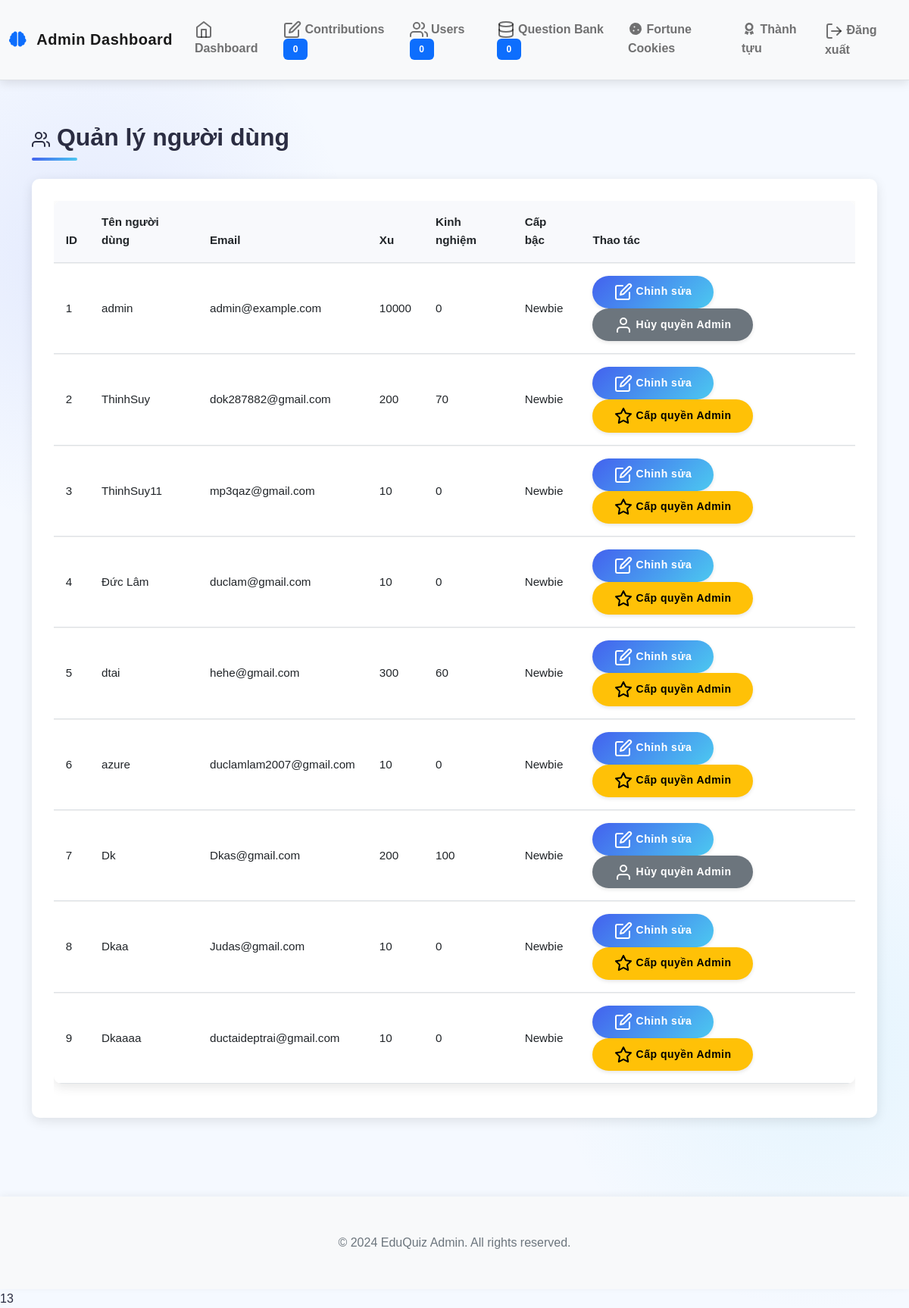
Before: /admin_users (signed in) with the older database file.
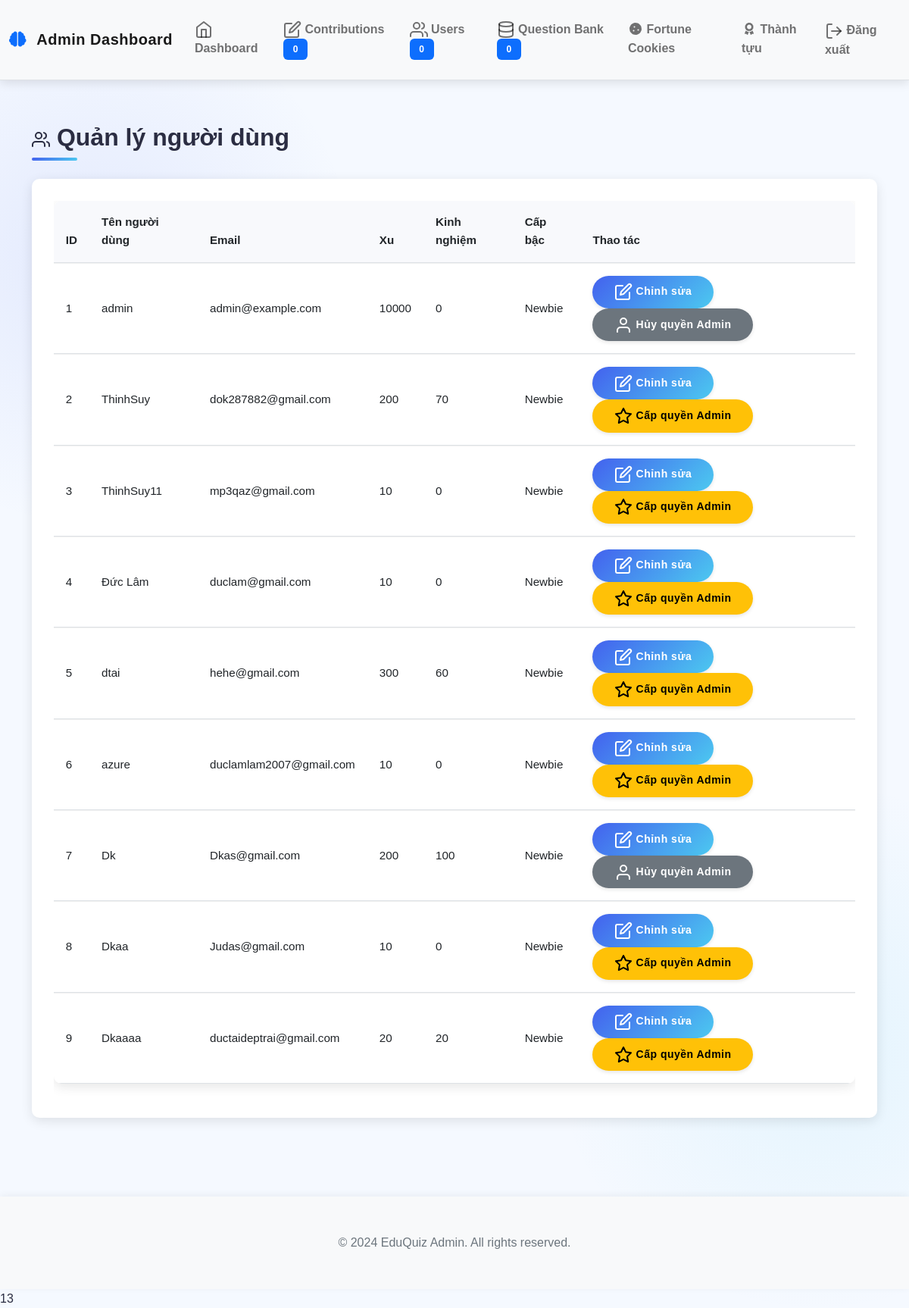
After: the same page with the newer database file.
### models.py (models this page shows, shortened)
class User(UserMixin, db.Model):
    id = db.Column(db.Integer, primary_key=True)
    username = db.Column(db.String(64), unique=True, nullable=False)
    email = db.Column(db.String(120), unique=True, nullable=False)
    password_hash = db.Column(db.String(256))
    coins = db.Column(db.Integer, default=10)  # New users start with 10 coins
    experience = db.Column(db.Integer, default=0)  # Experience points
    rank = db.Column(db.String(50), default='Newbie')
    is_admin = db.Column(db.Boolean, default=False)
    contributions = db.relationship('Contribution', backref='author', lazy=True)
    inventory_items = db.relationship('InventoryItem', backref='owner', lazy=True)
    achievements = db.relationship('UserAchievement', backref='user', lazy=True)
    daily_quests = db.relationship('UserDailyQuest', backref='user', lazy=True)
    total_questions_answered = db.Column(db.Integer, default=0)
    correct_answers = db.Column(db.Integer, default=0)
    easy_questions_completed = db.Column(db.Integer, default=0)
    medium_questions_completed = db.Column(db.Integer, default=0)
    hard_questions_completed = db.Column(db.Integer, default=0)
    daily_quest_points = db.Column(db.Integer, default=0)
    daily_streak = db.Column(db.Integer, default=0)
    last_daily_login = db.Column(db.Date, nullable=True)

### app.py (the view)
@app.route('/admin_users')
@login_required
def admin_users():
    if not current_user.is_admin:
        abort(403)
    from models import User
    users = User.query.all()
    return render_template('admin/users.html', users=users)

### app.py (called while the page is built)
@login_manager.user_loader
def load_user(user_id):
    from models import User
    return User.query.get(int(user_id))

### templates/admin/users.html (shortened to what this page needs)
{% extends "admin/base.html" %}
{% block content %}
<div class="admin-section">
    <div class="admin-section-header">
        <h2><i data-feather="users"></i> Quản lý người dùng</h2>
    </div>
    <div class="admin-section-content">
        <div class="card">
            <div class="card-body">
                <div class="table-responsive">
                    <table class="table table-hover admin-table">
                        <thead>
                            <tr>
                                <th>ID</th>
                                <th>Tên người dùng</th>
                                <th>Email</th>
                                <th>Xu</th>
                                <th>Kinh nghiệm</th>
                                <th>Cấp bậc</th>
                                <th>Thao tác</th>
                            </tr>
                        </thead>
                        <tbody>
                            {% for user in users %}
                            <tr>
                                <td>{{ user.id }}</td>
                                <td>{{ user.username }}</td>
                                <td>{{ user.email }}</td>
                                <td>{{ user.coins }}</td>
                                <td>{{ user.experience }}</td>
                                <td>{{ user.rank }}</td>
                                <td>
                                    <button class="btn btn-sm btn-primary edit-user-btn" data-user-id="{{ user.id }}" data-bs-toggle="modal" data-bs-target="#editModal{{ user.id }}">
                                        <i data-feather="edit"></i> Chỉnh sửa
                                    </button>
                                    <form id="toggleAdmin-{{ user.id }}" method="POST" action="{{ url_for('toggle_admin', user_id=user.id) }}" class="d-inline">
                                        {% if not user.is_admin %}
                                        <button type="submit" class="btn btn-sm btn-warning">
                                            <i data-feather="star"></i> Cấp quyền Admin
                                        </button>
                                        {% else %}
                                        <button type="submit" class="btn btn-sm btn-secondary">
                                            <i data-feather="user"></i> Hủy quyền Admin
                                        </button>
                                        {% endif %}
                                    </form>
                                </td>
                            </tr>
                            {% endfor %}
                        </tbody>
                    </table>
                </div>
            </div>
        </div>
    </div>
</div>
{% endblock %}

Changed rows visible on the page:
changed User "Dkaaaa": coins "10" → "20"; experience "0" → "20"
